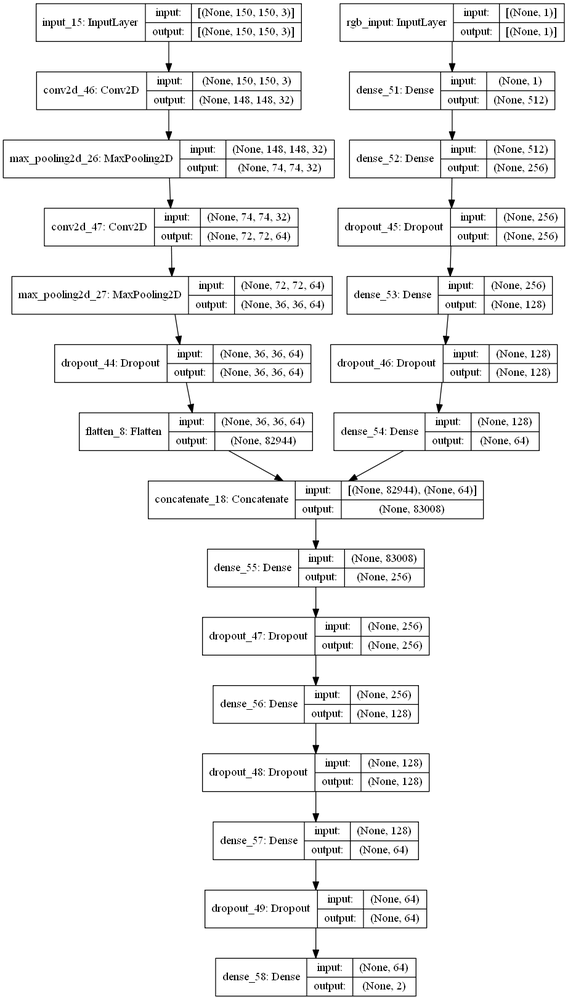
#> input picture tf2trainer/2input_models.png, 568 x 1000 px, shrunk from 922 x 1623 before the run; its folder holds only this picture in this run
$ python -i dataset_load.py   (imports and definitions only)
#> lines starting #> are read from the running program, lines starting #| are printed output that depends on the picture
#> further down, picture is the input picture: shape (1000, 568, 3); min 0, max 255, mean 241.4
import cv2
import fnmatch
import os
import random

import numpy as np
import logging
import logging.config

# [1 line not run here, left out]
logger = logging.getLogger("dataset_load")


# [64 lines left out: functions load_data, load_image, not called in this run]


def image_preprocessing(image):
    img_yuv = cv2.cvtColor(image, cv2.COLOR_BGR2YUV)
#> img_yuv: shape (1000, 568, 3); mean of channels 0, 1, 2 241.4, 128, 128
    img_yuv[:, :, 0] = cv2.equalizeHist(img_yuv[:, :, 0])
#> img_yuv: shape (1000, 568, 3); mean of channels 0, 1, 2 208.5, 128, 128
    img_rgb = cv2.cvtColor(img_yuv, cv2.COLOR_YUV2BGR)
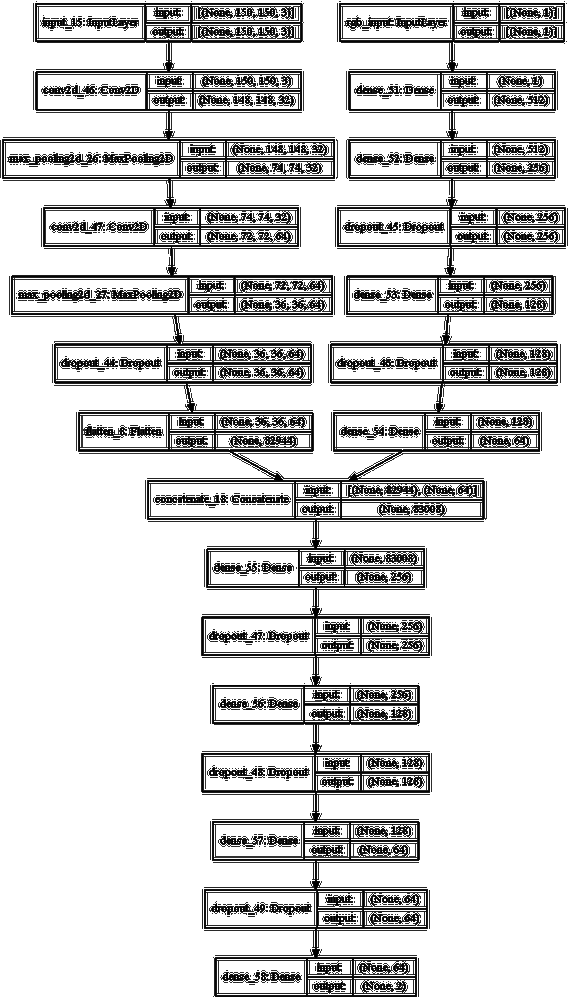
#> img_rgb: shape (1000, 568, 3); min 0, max 255, mean 208.5

    return img_rgb


# [11 lines not run here, left out]

>>> import cv2
>>> picture = cv2.imread('../tf2trainer/2input_models.png')
>>> result = image_preprocessing(picture)

$ run again, on tf2trainer/concat model.png
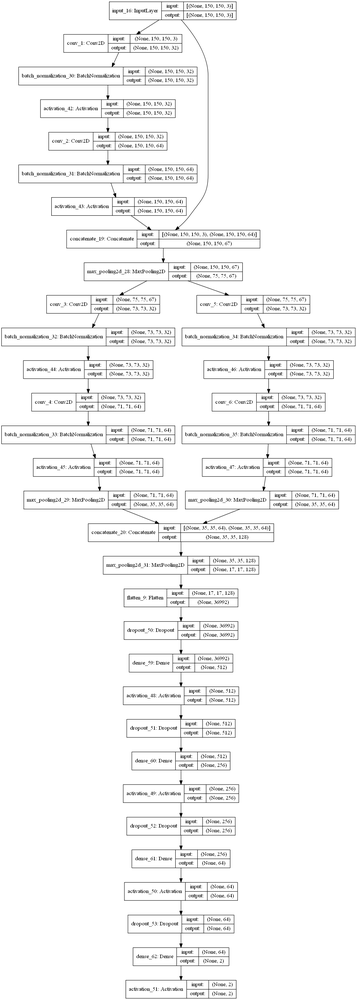
#> input picture tf2trainer/concat model.png, 357 x 1000 px, shrunk from 1211 x 3393 before the run
#> picture is the input picture: shape (1000, 357, 3); min 0, max 255, mean 245.1
#> in image_preprocessing, `img_rgb = cv2.cvtColor(img_yuv, cv2.COLOR_YUV2BGR)`:
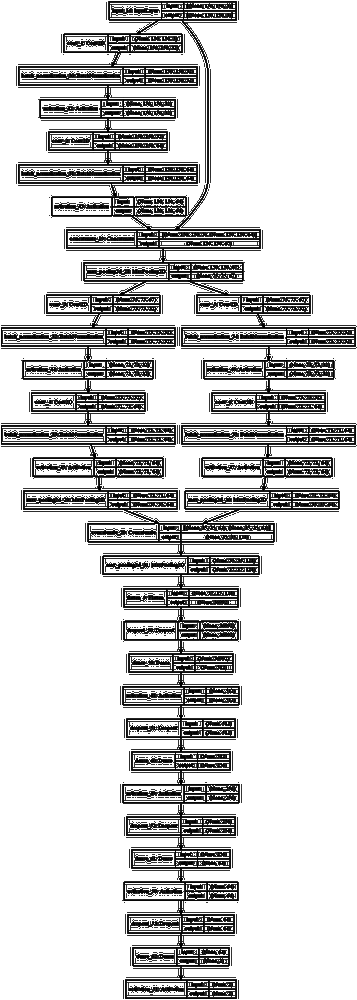
#> img_rgb: shape (1000, 357, 3); min 0, max 255, mean 205
